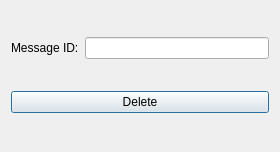
<?xml version="1.0" encoding="UTF-8"?>
<ui version="4.0">
 <class>deleteuser</class>
 <widget class="QDialog" name="deleteuser">
  <property name="geometry">
   <rect>
    <x>0</x>
    <y>0</y>
    <width>280</width>
    <height>152</height>
   </rect>
  </property>
  <property name="windowTitle">
   <string>Dialog</string>
  </property>
  <layout class="QVBoxLayout" name="verticalLayout">
   <item>
    <layout class="QHBoxLayout" name="horizontalLayout">
     <item>
      <widget class="QLabel" name="label">
       <property name="text">
        <string>Message ID:</string>
       </property>
      </widget>
     </item>
     <item>
      <widget class="QLineEdit" name="msgLineEdit">
       <property name="inputMask">
        <string>9</string>
       </property>
       <property name="maxLength">
        <number>1</number>
       </property>
      </widget>
     </item>
    </layout>
   </item>
   <item>
    <widget class="QPushButton" name="deleteMsgButton">
     <property name="text">
      <string>Delete</string>
     </property>
    </widget>
   </item>
  </layout>
 </widget>
 <resources/>
 <connections/>
</ui>
